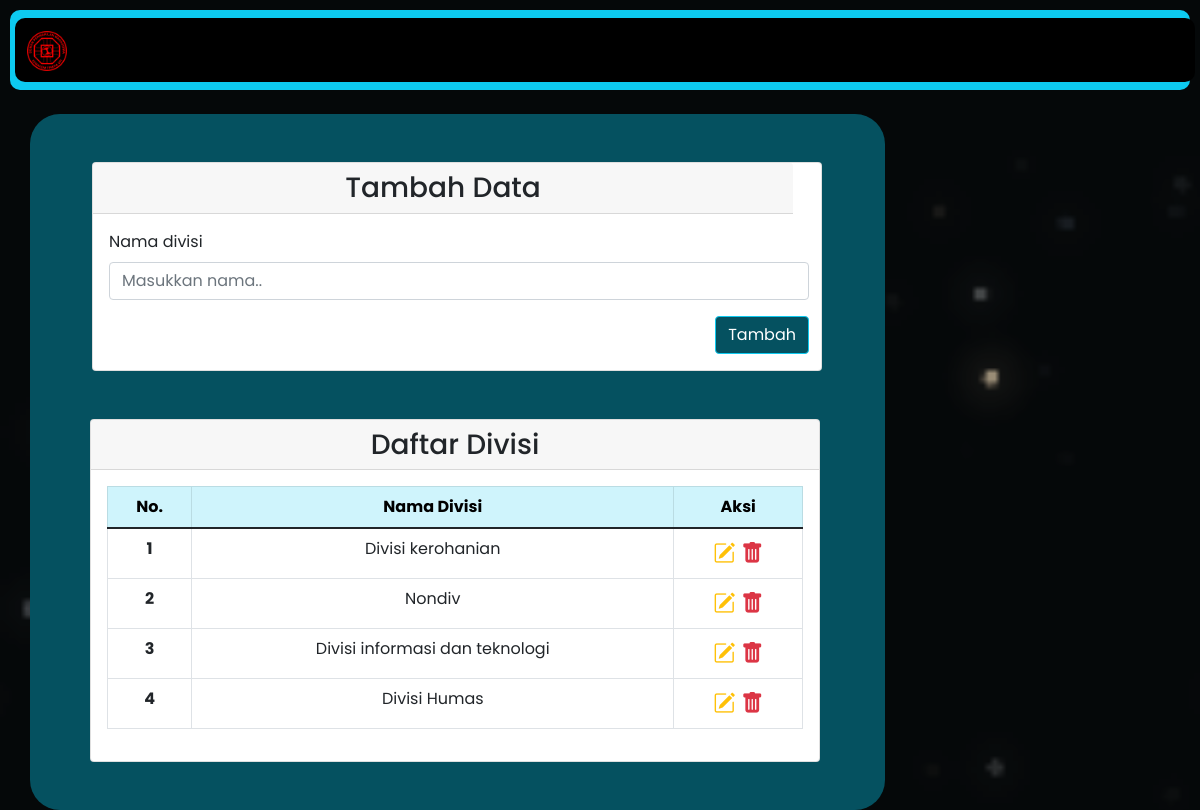
The app's page /divisi.php with its own data.
### tables this page shows
CREATE TABLE `divisi` (
  `divisi_id` int(11) NOT NULL,
  `divisi_nama` varchar(255) NOT NULL
);

### config.php (called while the page is built)
<?php
$DB_HOST = "localhost";
$DB_USERNAME = "root";
$DB_PASSWORD = "";
$DB_NAME = "ormawa_tp2";

### classes/DB.php (called while the page is built, shortened)
<?php
class DB
{
    private $hostname;
    private $username;
    private $password;
    private $dbname;
    private $conn;
    private $result;
    function __construct($hostname, $username, $password, $dbname)
    {
        $this->hostname = $hostname;
        $this->username = $username;
        $this->password = $password;
        $this->dbname = $dbname;
    }
    function open()
    {
        $this->conn = mysqli_connect($this->hostname, $this->username, $this->password, $this->dbname);
    }
    function execute($query)
    {
        $this->result = mysqli_query($this->conn, $query);
    }
    function getResult()
    {
        return mysqli_fetch_array($this->result);
    }
}

### classes/Divisi.php (called while the page is built, shortened)
<?php
class Divisi extends DB
{
    function getDivisi()
    {
        $query = "SELECT * FROM divisi";
        return $this->execute($query);
    }
}

### divisi.php (the view, shortened to what this page needs)
<?php
include('config.php');
include('classes/DB.php');
include('classes/Divisi.php');
$divisi = new Divisi($DB_HOST, $DB_USERNAME, $DB_PASSWORD, $DB_NAME);
$divisi->open();
$divisi->getDivisi();
$header = '<tr>
<th scope="row">No.</th>
<th scope="row">Nama Divisi</th>
<th scope="row">Aksi</th>
</tr>';
$data = null;
$no = 1;
while ($div = $divisi->getResult()) {
    $data .= '<tr>
    <th scope="row">' . $no . '</th>
    <td>' . $div['divisi_nama'] . '</td>
    <td style="font-size: 22px;">
        <a href="divisi.php?id=' . $div['divisi_id'] .
        '" title="Edit Data"><i class="bi bi-pencil-square
        text-warning"></i></a>&nbsp;<a href="divisi.php?hapus=' .
        $div['divisi_id'] . '" title="Delete Data"><i class="bi bi-trash-fill text-danger"></i></a>
        </td>
    </tr>';
    $no++;
}

### style/divisijabatan.css (style rules this page uses)
* { margin: 0; padding: 0; text-decoration: none; list-style-type: none; box-sizing: border-box; }
body { font-family: 'Poppins', sans-serif; background-image: url(assets/images/LogoDPM.png); }
#navbar { color: white; border-radius: 10px; margin-top: 10px; margin-left: 10px; margin-right: 10px; margin-bottom: 30px; }
th, td { padding: 10px 5px; }

### records on screen
divisi: divisi_nama "Divisi kerohanian"
divisi: divisi_nama "Nondiv"
divisi: divisi_nama "Divisi informasi dan teknologi"
divisi: divisi_nama "Divisi Humas"
